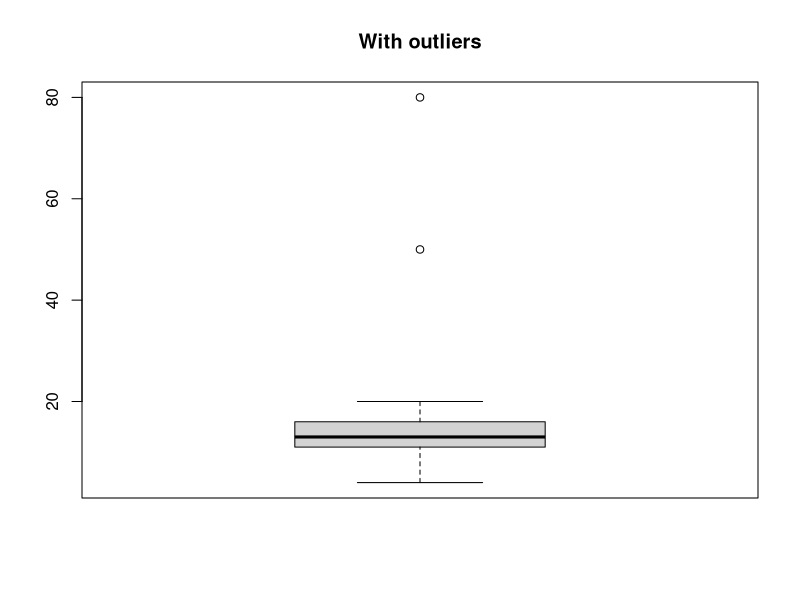
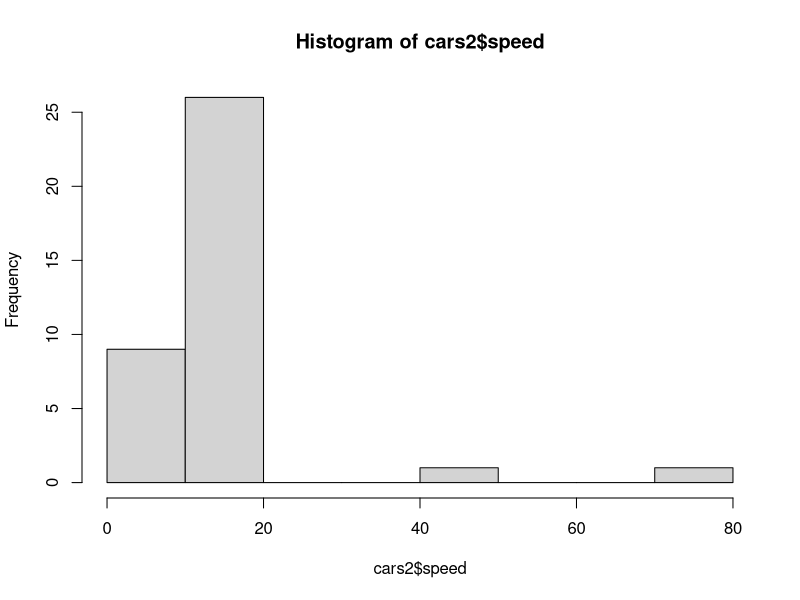
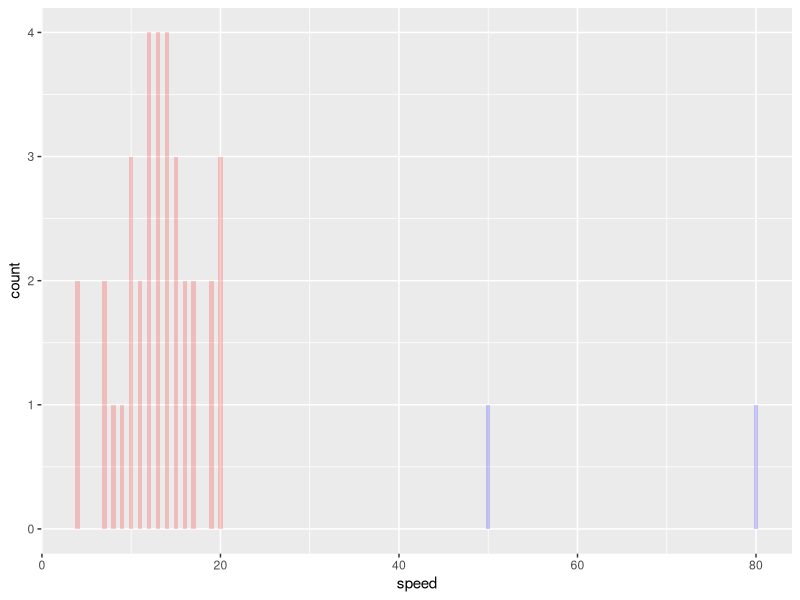

These figures' R source, in order:
library(tidyverse)


cars1 = cars[1:30, ]  # original data
cars_outliers = data.frame(speed=c(19,19,20,20,20,50,80), dist=c(190, 186, 210, 220, 218,500,700))  # introduce outliers.
cars2 = rbind(cars1, cars_outliers)  # data with outliers.

boxplot(cars2$speed, main="With outliers")
out = boxplot.stats(cars2$speed)$out

hist(cars2$speed)

cond = ifelse(cars2$speed %in% out,TRUE,FALSE)

ggplot(cars2,aes(x=speed)) + 
  geom_histogram(data=subset(cars2, cond ==FALSE ), binwidth = 0.5,fill = "red", alpha = 0.2) +
  geom_histogram(data=subset(cars2, cond ==TRUE ), binwidth = 0.5,fill = "blue", alpha = 0.2) #+
  scale_x_continuous(breaks=cars2$speed +0.25, labels=cars2$speed )





